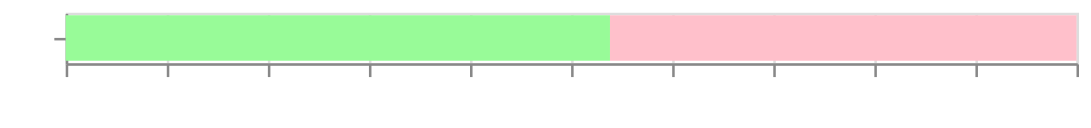

The notebook cell this image was saved under:
### Code cell
alt.Chart(df_drives).mark_bar().encode(
    x=alt.X(' ', stack="normalize", sort=['L', 'F', 'R'], axis=alt.Axis(labels=False)),
    y=alt.Y('  :N', axis=alt.Axis(labels=False)),
    color = alt.condition(
        alt.datum.drive == 'F',
        alt.value('palegreen'), 
        alt.value('pink')
    )
)

### Figure 1 — Vega-Lite specification as saved in the notebook (floating-point values rounded to 4 significant figures)
{"config": {"view": {"continuousWidth": 400, "continuousHeight": 300}}, "data": {"name": "data-b274e23fc9591d2b980a553c544313f8"}, "mark": "bar", "encoding": {"color": {"condition": {"value": "palegreen", "test": "(datum.drive === 'F')"}, "value": "pink"}, "x": {"type": "quantitative", "axis": {"labels": false}, "field": " ", "sort": ["L", "F", "R"], "stack": "normalize"}, "y": {"type": "nominal", "axis": {"labels": false}, "field": "  "}}, "$schema": "https://vega.github.io/schema/vega-lite/v4.8.1.json", "datasets": {"data-b274e23fc9591d2b980a553c544313f8": [{"drive": "F", " ": 7}, {"drive": "R", " ": 6}]}}
